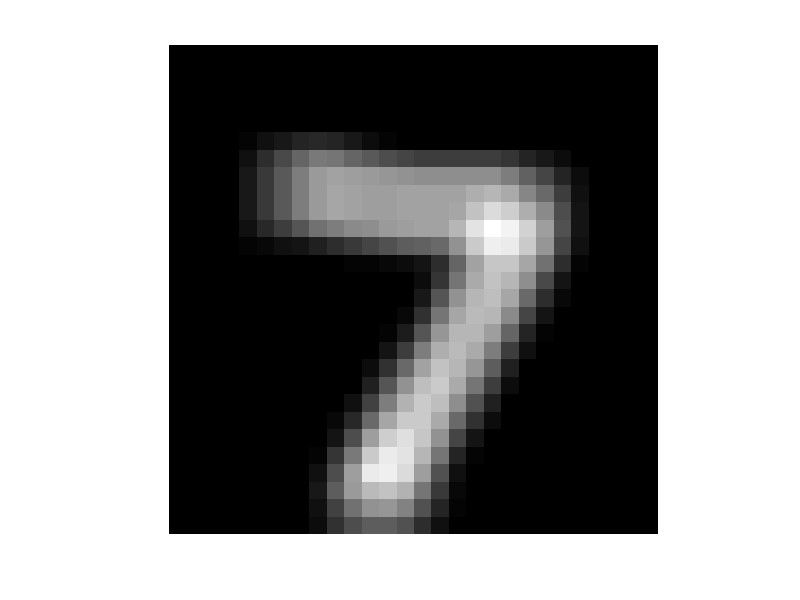

Recreate this plot in MATLAB. (Note: this script raises an error after producing the figure.)
fid1 = fopen('out_img32_ker5_1.txt');
fid = fopen('out2.txt','w');
A1 = [];
tline = fgetl(fid1);
while ischar(tline)
    %disp(tline)
    if(~(tline(1) == '/'))
        fprintf(fid,'%s\n',tline);
        %sum = 0;
        %for a = 1 : 1 : 4
        %    sum = 2*sum + (tline(a))-48;
        %end
        
        sum1 = 0;

        i = 16;

        for a = 2: 1 : i
            sum1 = 2*sum1 + (tline(a)) - 48;
        end
        
        if((tline(1)-48) == 1)
            sum1 = sum1 - (2^(i-1));
        end

        %sum = sum*16+ sum1;

        A1(end+1) = sum1;
        %A1(end+1) = tline(a) - 48;
        %if(sum < 128)
        %    A1(end+1) = sum;
        %elseif(sum >= 128)
        %    A1(end+1) = sum - 256;
        %end
        %disp(uint8(tline))
    end
    tline = fgetl(fid1);
end
fclose(fid1);
fclose(fid);

P1 = 28;

A2 = zeros(P1,P1);

for a = 1 : 1 : P1
    for b = 1 : 1 : P1
        A2(a,b) = (A1(((a-1)*P1) + b));
        
    end
end

K = mat2gray(A2);


figure
imshow(K)



%[peaksnr, snr] = psnr(K, R1);

ssimval = ssim(K,R1);


if(R1 == K)
    disp('same')
end

%A1 = (textread('out2.txt','%s'));
%fid2 = fopen('out2.txt');
%C = textscan(fid2, '%b\n');
%fclose(fid2);